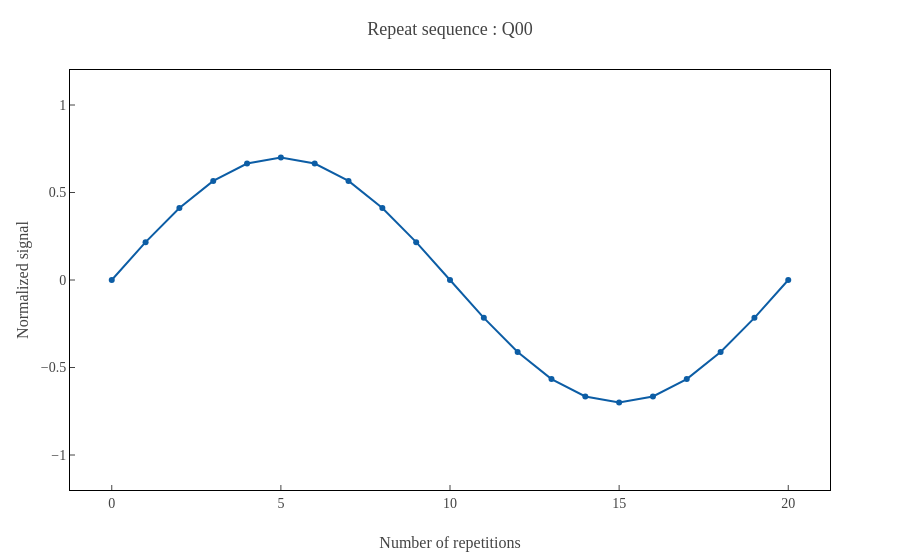
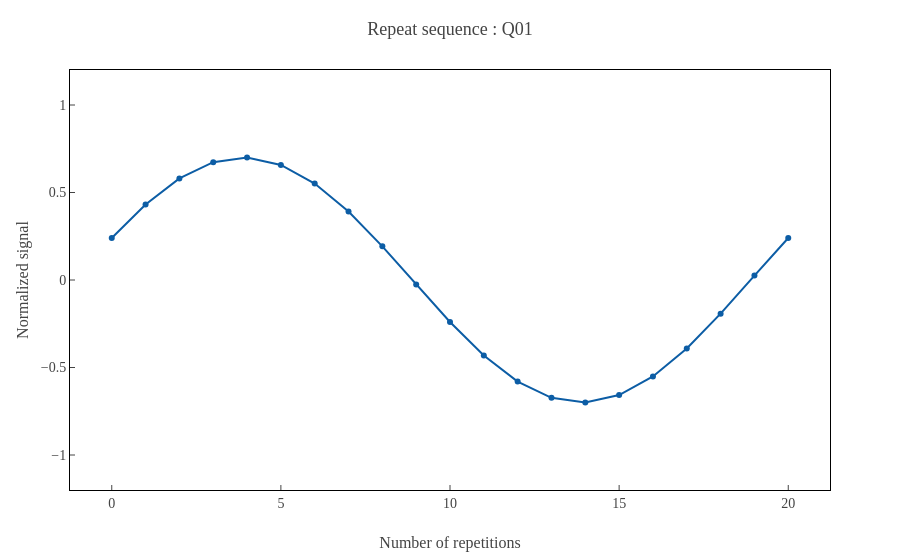
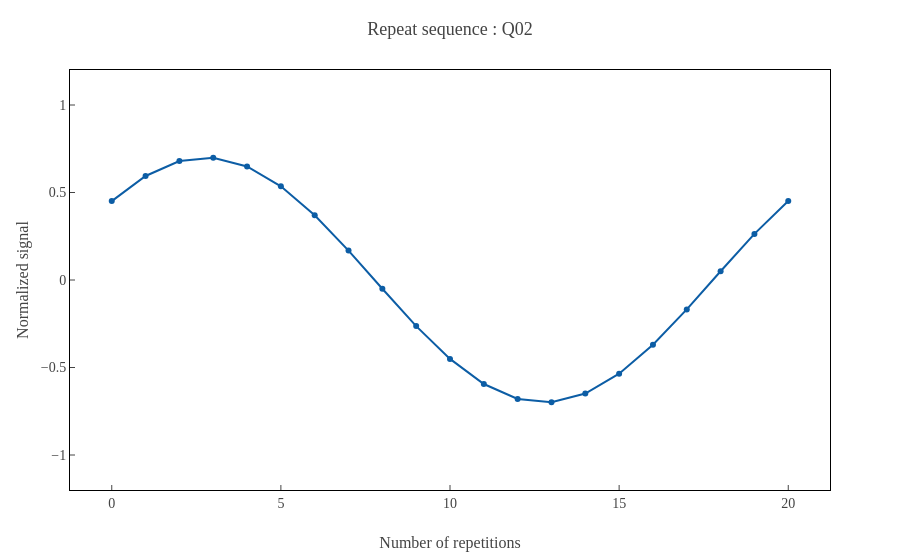
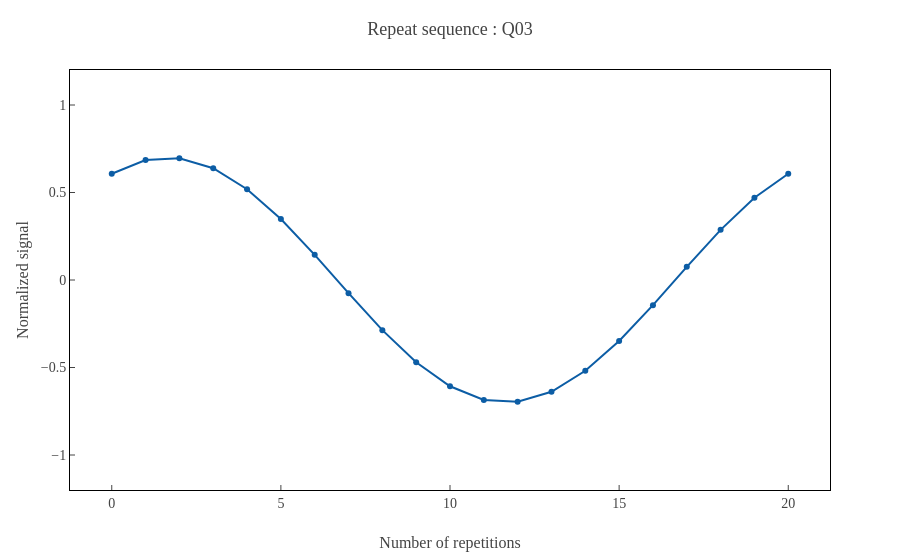

Notebook cell for these charts, in order:
### Markdown cell above
## 6. Repeat the calibrated pulses

Run repeated-sequence checks for the default and DRAG pi pulses before tomography.

### Code cell
repeat_pi = exp.repeat_sequence(exp.pi_pulse)
repeat_drag_pi = exp.repeat_sequence(exp.drag_pi_pulse)

### Figure 1 — Plotly figure (JSON) as saved in the notebook; plotly's stock layout.template omitted (floating-point values rounded to 4 significant figures)
{"data": [{"mode": "markers+lines", "type": "scatter", "x": [0, 1, 2, 3, 4, 5, 6, 7, 8, 9, 10, 11, 12, 13, 14, 15, 16, 17, 18, 19, 20], "y": [0, 0.2163, 0.4114, 0.5663, 0.6657, 0.7, 0.6657, 0.5663, 0.4114, 0.2163, 8.573e-17, -0.2163, -0.4114, -0.5663, -0.6657, -0.7, -0.6657, -0.5663, -0.4114, -0.2163, -1.715e-16]}], "layout": {"title": {"text": "Repeat sequence : Q00"}, "xaxis": {"title": {"text": "Number of repetitions"}, "type": "linear"}, "yaxis": {"range": [-1.2, 1.2], "title": {"text": "Normalized signal"}, "type": "linear"}}}

### Figure 2 — Plotly figure (JSON) as saved in the notebook; plotly's stock layout.template omitted (floating-point values rounded to 4 significant figures)
{"data": [{"mode": "markers+lines", "type": "scatter", "x": [0, 1, 2, 3, 4, 5, 6, 7, 8, 9, 10, 11, 12, 13, 14, 15, 16, 17, 18, 19, 20], "y": [0.24, 0.4315, 0.5807, 0.6731, 0.6996, 0.6576, 0.5512, 0.3909, 0.1923, -0.02508, -0.24, -0.4315, -0.5807, -0.6731, -0.6996, -0.6576, -0.5512, -0.3909, -0.1923, 0.02508, 0.24]}], "layout": {"title": {"text": "Repeat sequence : Q01"}, "xaxis": {"title": {"text": "Number of repetitions"}, "type": "linear"}, "yaxis": {"range": [-1.2, 1.2], "title": {"text": "Normalized signal"}, "type": "linear"}}}

### Figure 3 — Plotly figure (JSON) as saved in the notebook; plotly's stock layout.template omitted (floating-point values rounded to 4 significant figures)
{"data": [{"mode": "markers+lines", "type": "scatter", "x": [0, 1, 2, 3, 4, 5, 6, 7, 8, 9, 10, 11, 12, 13, 14, 15, 16, 17, 18, 19, 20], "y": [0.451, 0.5943, 0.6795, 0.6982, 0.6485, 0.5354, 0.3698, 0.1681, -0.05013, -0.2634, -0.451, -0.5943, -0.6795, -0.6982, -0.6485, -0.5354, -0.3698, -0.1681, 0.05013, 0.2634, 0.451]}], "layout": {"title": {"text": "Repeat sequence : Q02"}, "xaxis": {"title": {"text": "Number of repetitions"}, "type": "linear"}, "yaxis": {"range": [-1.2, 1.2], "title": {"text": "Normalized signal"}, "type": "linear"}}}

### Figure 4 — Plotly figure (JSON) as saved in the notebook; plotly's stock layout.template omitted (floating-point values rounded to 4 significant figures)
{"data": [{"mode": "markers+lines", "type": "scatter", "x": [0, 1, 2, 3, 4, 5, 6, 7, 8, 9, 10, 11, 12, 13, 14, 15, 16, 17, 18, 19, 20], "y": [0.6072, 0.6851, 0.696, 0.6387, 0.5189, 0.3483, 0.1436, -0.07512, -0.2865, -0.4698, -0.6072, -0.6851, -0.696, -0.6387, -0.5189, -0.3483, -0.1436, 0.07512, 0.2865, 0.4698, 0.6072]}], "layout": {"title": {"text": "Repeat sequence : Q03"}, "xaxis": {"title": {"text": "Number of repetitions"}, "type": "linear"}, "yaxis": {"range": [-1.2, 1.2], "title": {"text": "Normalized signal"}, "type": "linear"}}}
